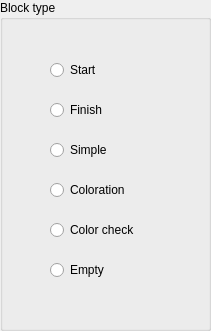
   <widget class="QGroupBox" name="box_block_types">
    <property name="geometry">
     <rect>
      <x>1520</x>
      <y>260</y>
      <width>211</width>
      <height>331</height>
     </rect>
    </property>
    <property name="styleSheet">
     <string notr="true">font: 75 12pt &quot;Calibri&quot;;</string>
    </property>
    <property name="title">
     <string>Block type</string>
    </property>
    <widget class="QRadioButton" name="radio_simple">
     <property name="geometry">
      <rect>
       <x>50</x>
       <y>140</y>
       <width>111</width>
       <height>20</height>
      </rect>
     </property>
     <property name="text">
      <string>Simple</string>
     </property>
    </widget>
    <widget class="QRadioButton" name="radio_coloration">
     <property name="geometry">
      <rect>
       <x>50</x>
       <y>180</y>
       <width>111</width>
       <height>20</height>
      </rect>
     </property>
     <property name="text">
      <string>Coloration</string>
     </property>
    </widget>
    <widget class="QRadioButton" name="radio_color_check">
     <property name="geometry">
      <rect>
       <x>50</x>
       <y>220</y>
       <width>121</width>
       <height>20</height>
      </rect>
     </property>
     <property name="text">
      <string>Color check</string>
     </property>
    </widget>
    <widget class="QRadioButton" name="radio_start">
     <property name="geometry">
      <rect>
       <x>50</x>
       <y>60</y>
       <width>121</width>
       <height>20</height>
      </rect>
     </property>
     <property name="text">
      <string>Start</string>
     </property>
    </widget>
    <widget class="QRadioButton" name="radio_finish">
     <property name="geometry">
      <rect>
       <x>50</x>
       <y>100</y>
       <width>131</width>
       <height>20</height>
      </rect>
     </property>
     <property name="text">
      <string>Finish</string>
     </property>
    </widget>
    <widget class="QRadioButton" name="radio_empty">
     <property name="geometry">
      <rect>
       <x>50</x>
       <y>260</y>
       <width>95</width>
       <height>20</height>
      </rect>
     </property>
     <property name="text">
      <string>Empty</string>
     </property>
    </widget>
   </widget>
